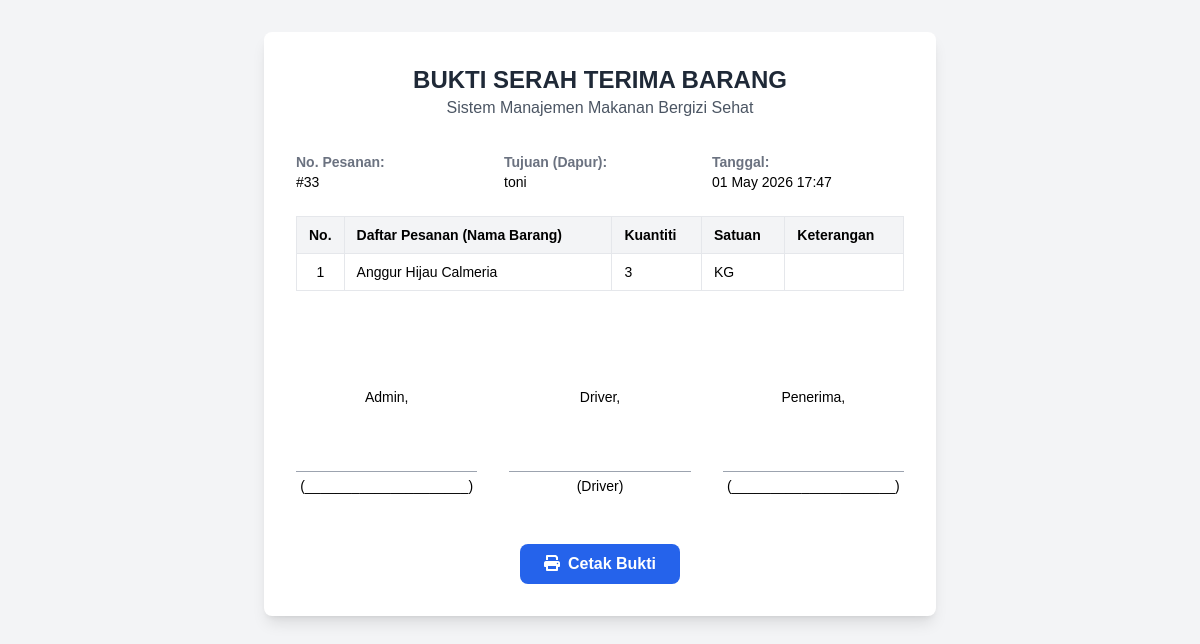
/bukti_serah_terima.php?id=33 (signed in), run on the app's committed database.
### tables this page shows
CREATE TABLE `pesanan` (
  `id_pesanan` int UNSIGNED NOT NULL,
  `id_dapur` int NOT NULL,
  `nama_pemesan` varchar(100) NOT NULL,
  `email_pemesan` varchar(100) DEFAULT NULL,
  `wa_pemesan` varchar(20) NOT NULL,
  `tgl_digunakan` date DEFAULT NULL,
  `catatan` text,
  `total_harga` decimal(10,2) NOT NULL DEFAULT '0.00',
  `status_pembayaran` enum('Belum Bayar','Lunas','Batal') NOT NULL DEFAULT 'Belum Bayar',
  `status_pengiriman` enum('Pending','Ongoing','Done') NOT NULL DEFAULT 'Pending',
  `tgl_pesan` timestamp NOT NULL DEFAULT CURRENT_TIMESTAMP,
  `id_suplier` int UNSIGNED DEFAULT NULL,
  `id_driver` int DEFAULT NULL,
  `nama_driver` varchar(100) DEFAULT NULL
);

CREATE TABLE `detail_pesanan` (
  `id_pesanan` int UNSIGNED NOT NULL,
  `id_barang` int UNSIGNED NOT NULL,
  `jumlah` int NOT NULL,
  `harga_satuan` decimal(10,2) NOT NULL DEFAULT '0.00',
  `harga_jual_saat_itu` decimal(10,2) NOT NULL DEFAULT '0.00',
  `harga_beli_saat_itu` decimal(10,2) NOT NULL DEFAULT '0.00'
);

CREATE TABLE `gudang` (
  `id_barang` int UNSIGNED NOT NULL,
  `nama` varchar(100) NOT NULL,
  `gambar` varchar(500) DEFAULT NULL,
  `keterangan` varchar(255) DEFAULT NULL,
  `kategori` varchar(50) NOT NULL,
  `harga` decimal(10,2) NOT NULL DEFAULT '0.00',
  `satuan` varchar(11) NOT NULL,
  `is_pinned` tinyint(1) NOT NULL DEFAULT '0',
  `stok` int NOT NULL DEFAULT '0',
  `harga_beli` decimal(10,2) DEFAULT NULL,
  `id_suplier` int UNSIGNED DEFAULT NULL
);

### bukti_serah_terima.php (the view, shortened to what this page needs)
<?php
include 'koneksi.php';
$id_pesanan = (int)($_GET['id'] ?? 0);
$pesanan = null;
$stmt_pesanan = $koneksi->prepare("SELECT nama_pemesan, tgl_pesan, nama_driver FROM pesanan WHERE id_pesanan = ?");
$stmt_pesanan->bind_param("i", $id_pesanan);
$stmt_pesanan->execute();
$stmt_pesanan->store_result();
$stmt_pesanan->bind_result($nama_pemesan, $tgl_pesan, $nama_driver);
$stmt_pesanan->fetch();
if($stmt_pesanan->num_rows > 0) {
    $pesanan = [
        'nama_pemesan' => $nama_pemesan,
        'tgl_pesan' => $tgl_pesan,
        'nama_driver' => $nama_driver ?? 'Driver'
    ];
}
$detail_barang = [];
$stmt_detail = $koneksi->prepare(
    "SELECT G.nama, DP.jumlah, G.satuan
     FROM detail_pesanan AS DP
     JOIN gudang AS G ON DP.id_barang = G.id_barang
     WHERE DP.id_pesanan = ?"
);
$stmt_detail->bind_param("i", $id_pesanan);
$stmt_detail->execute();
$stmt_detail->store_result();
$stmt_detail->bind_result($nama_barang, $jumlah, $satuan);
while($stmt_detail->fetch()) {
    $detail_barang[] = [
        'nama' => $nama_barang,
        'jumlah' => $jumlah,
        'satuan' => $satuan
    ];
}
?>
<!DOCTYPE html>
<html lang="id">
<head>
    <script src="https://cdn.tailwindcss.com"></script>
    <link rel="stylesheet" href="https://cdnjs.cloudflare.com/ajax/libs/font-awesome/6.0.0-beta3/css/all.min.css">
</head>
<body class="bg-gray-100 p-4 md:p-8">
    <div class="max-w-2xl mx-auto bg-white p-8 rounded-lg shadow-lg print-container">
        <div class="text-center mb-8">
            <h1 class="text-2xl font-bold text-gray-800">BUKTI SERAH TERIMA BARANG</h1>
            <p class="text-gray-600">Sistem Manajemen Makanan Bergizi Sehat</p>
        </div>
        <div class="grid grid-cols-3 gap-4 my-6 text-sm">
            <div>
                <strong class="block text-gray-500">No. Pesanan:</strong>
                <span class="font-medium">#<?php echo $id_pesanan; ?></span>
            </div>
            <div>
                <strong class="block text-gray-500">Tujuan (Dapur):</strong>
                <span class="font-medium"><?php echo htmlspecialchars($pesanan['nama_pemesan']); ?></span>
            </div>
            <div>
                <strong class="block text-gray-500">Tanggal:</strong>
                <span class="font-medium"><?php echo date('d F Y H:i', strtotime($pesanan['tgl_pesan'])); ?></span>
            </div>
        </div>
        <table class="w-full text-left border-collapse text-sm mb-10">
            <thead>
                <tr class="bg-gray-100">
                    <th class="w-10">No.</th>
                    <th>Daftar Pesanan (Nama Barang)</th>
                    <th>Kuantiti</th>
                    <th>Satuan</th>
                    <th>Keterangan</th>
                </tr>
            </thead>
            <tbody>
                <?php if (empty($detail_barang)): ?>
                    <tr>
                        <td colspan="5" class="text-center text-gray-500 py-4">Tidak ada barang dalam pesanan ini.</td>
                    </tr>
                <?php else: ?>
                    <?php foreach ($detail_barang as $index => $item): ?>
                    <tr>
                        <td class="text-center"><?php echo $index + 1; ?></td>
                        <td><?php echo htmlspecialchars($item['nama']); ?></td>
                        <td><?php echo htmlspecialchars($item['jumlah']); ?></td>
                        <td><?php echo htmlspecialchars($item['satuan']); ?></td>
                        <td></td> </tr>
                    <?php endforeach; ?>
                <?php endif; ?>
            </tbody>
        </table>
        <div class="grid grid-cols-3 gap-8 mt-16 pt-8 text-center text-sm">
            <div>
                <p class="mb-16">Admin,</p>
                <p class="border-t border-gray-400 pt-1">(_____________________)</p>
            </div>
            <div>
                <p class="mb-16">Driver,</p>
                <p class="border-t border-gray-400 pt-1">(<?php echo htmlspecialchars($pesanan['nama_driver']); ?>)</p>
            </div>
            <div>
                <p class="mb-16">Penerima,</p>
                <p class="border-t border-gray-400 pt-1">(_____________________)</p>
            </div>
        </div>
        <div class="text-center mt-12 no-print">
            <button onclick="window.print()" class="bg-blue-600 hover:bg-blue-700 text-white font-bold py-2 px-6 rounded-lg">
                <i class="fas fa-print mr-2"></i>Cetak Bukti
            </button>
        </div>
    </div>
</body>
</html>

### bukti_serah_terima.php (style rules this page uses)
td, th { padding: 8px 12px; border: 1px solid #e5e7eb; }
body { font-family: 'Arial', sans-serif; }

### data on the page
pesanan: nama_pemesan "toni", tgl_pesan "01 May 2026 17:47"
detail_pesanan: id_barang.nama "Anggur Hijau Calmeria", jumlah "3", id_barang.satuan "KG"

### other printed values
$id_pesanan "33"
$pesanan['nama_driver'] "Driver"
